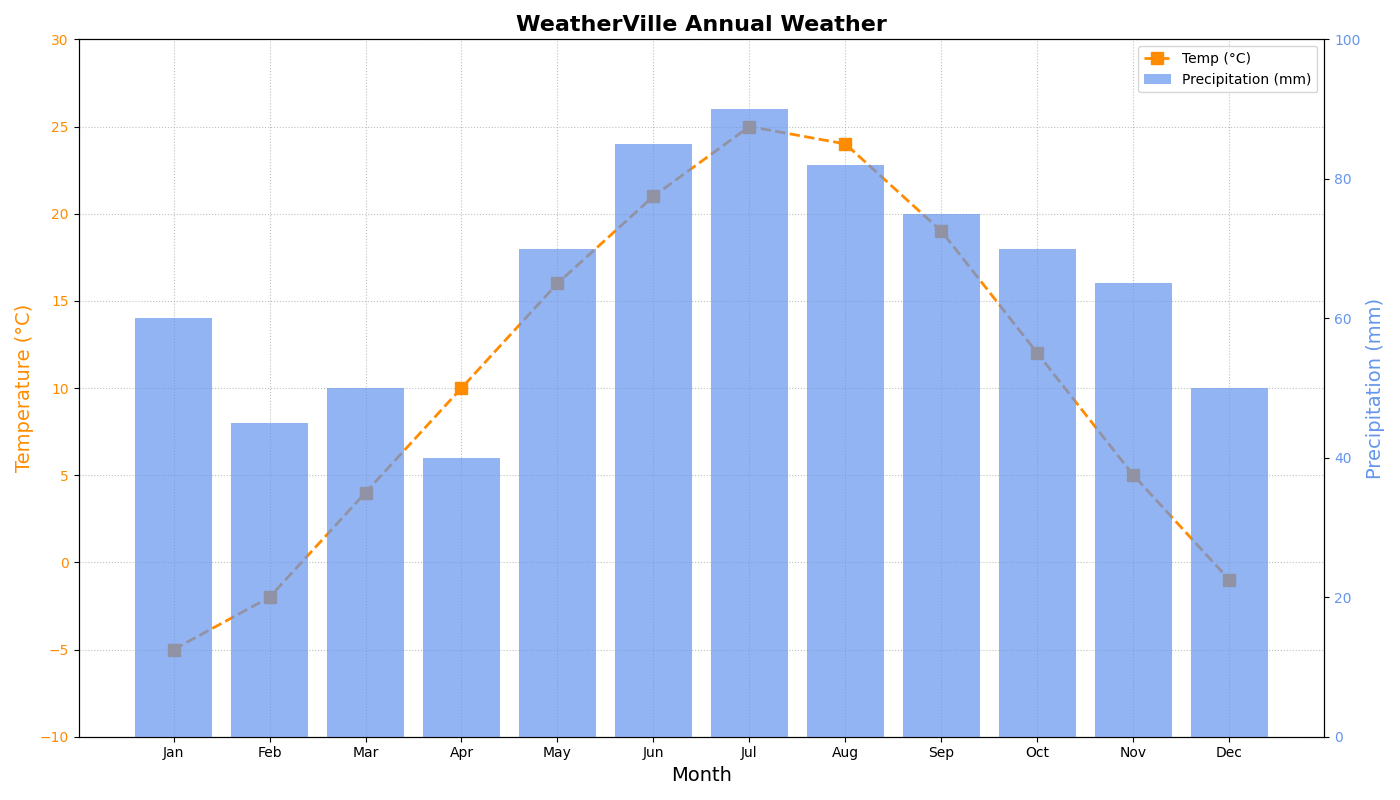

Here is the Python script that generated this plot:
import matplotlib.pyplot as plt
import numpy as np

months = np.array(['Jan', 'Feb', 'Mar', 'Apr', 'May', 'Jun', 'Jul', 'Aug', 'Sep', 'Oct', 'Nov', 'Dec'])
temperature_celsius = np.array([-5, -2, 4, 10, 16, 21, 25, 24, 19, 12, 5, -1])
precipitation_mm = np.array([60, 45, 50, 40, 70, 85, 90, 82, 75, 70, 65, 50])

fig, ax1 = plt.subplots(figsize=(14, 8))

# Altered style: Changed marker, line style, and color for temperature
ax1.plot(months, temperature_celsius, color='darkorange', marker='s', linestyle='--', linewidth=2, markersize=8, label='Temp (°C)')
ax1.set_xlabel('Month', fontsize=14)
ax1.set_ylabel('Temperature (°C)', fontsize=14, color='darkorange')
ax1.tick_params(axis='y', labelcolor='darkorange')
ax1.set_ylim(-10, 30)

ax2 = ax1.twinx()
# Altered style: Changed bar color and alpha for precipitation
ax2.bar(months, precipitation_mm, color='cornflowerblue', alpha=0.7, label='Precipitation (mm)')
ax2.set_ylabel('Precipitation (mm)', fontsize=14, color='cornflowerblue')
ax2.tick_params(axis='y', labelcolor='cornflowerblue')
ax2.set_ylim(0, 100)

plt.title('WeatherVille Annual Weather', fontsize=16, fontweight='bold')

# Changed legend location
lines, labels = ax1.get_legend_handles_labels()
bars, bar_labels = ax2.get_legend_handles_labels()
ax1.legend(lines + bars, labels + bar_labels, loc='upper right')

# Altered grid style
ax1.grid(True, linestyle=':', alpha=0.8)
plt.tight_layout()
plt.show()
